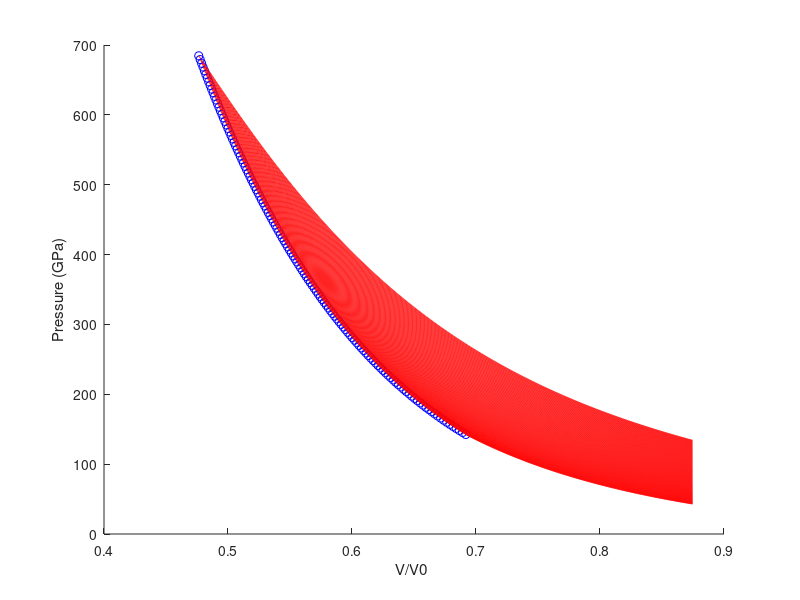
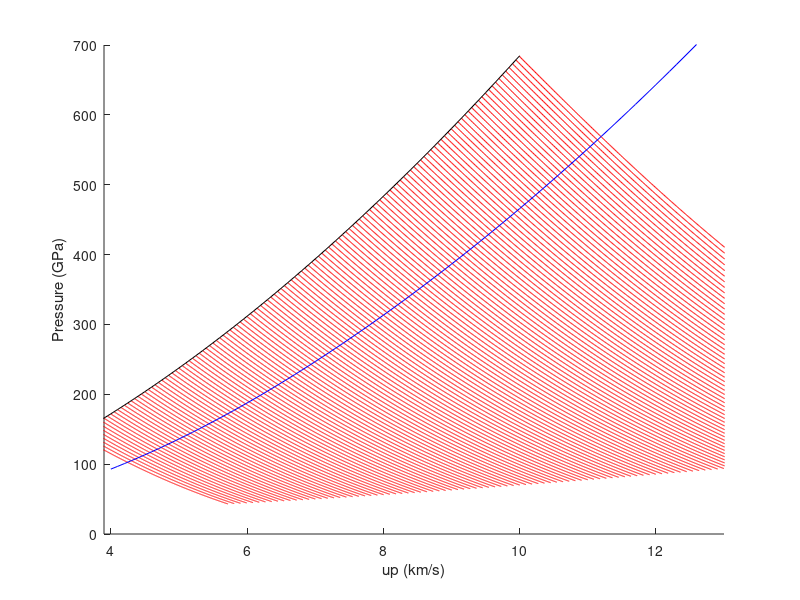
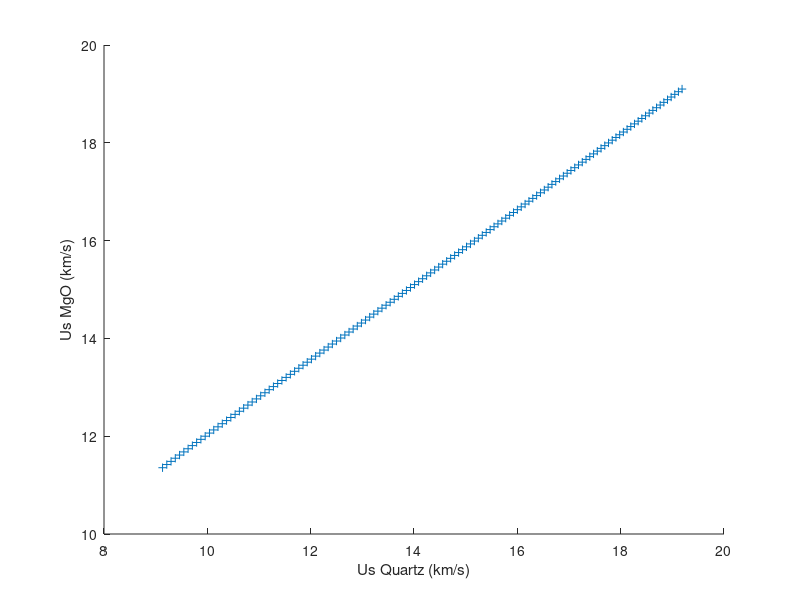

Here is the MATLAB script that generated these plots, in order:
clc;clf;clear;close all;set(0,'DefaultFigureWindowStyle','docked');warning off
% % Quartz Hugoniot Sandia 2013 Exp Fit
% Function Knudson_exp(wq,x) //a+b up-c exp(-d up)
% 	wave wq
% 	Variable x
% 	return wq[0]+wq[1]*x-wq[2]*x*exp(-wq[3]*x)
% end
wq=[6.278,1.193,2.505,0.3701];
initial_density_Quartz=2.648;
particle_velocity_Quartz=4:0.1:25;
shock_velocity_Quartz=wq(1)+wq(2)*particle_velocity_Quartz-wq(3)*particle_velocity_Quartz.*exp(-wq(4)*particle_velocity_Quartz);
pressure_Quartz=initial_density_Quartz.*shock_velocity_Quartz.*particle_velocity_Quartz;

% % MgO Hugoniot Exp Fit
% Function
% 	wave wm
% 	Variable x
% 	return wm[0]+wm[1]*x+wq[2]*x^2
% end

%% define the states on the Hugoniot where the release path emanate from
wm=[6.6161,1.4111,-0.016277];
initial_density_MgO=3.584;
particle_velocity_MgO=3.5:0.05:10;
shock_velocity_MgO=wm(1)+wm(2)*particle_velocity_MgO+wm(3)*particle_velocity_MgO.^2;
pressure_MgO=initial_density_MgO.*shock_velocity_MgO.*particle_velocity_MgO;
initial_volume_MgO=1/initial_density_MgO;
volume_MgO=initial_volume_MgO .*(shock_velocity_MgO-particle_velocity_MgO) ./shock_velocity_MgO;



%% Reference Hugoniot
upH=linspace(1,10,100);
usH=wm(1)+wm(2)*upH+wm(3)*upH.^2;
vH=initial_volume_MgO.*(usH-upH)./usH;
pH=initial_density_MgO.*usH.*upH;
%% release MgO
gamma=[1.1]
for k=1:length(gamma)
    
    for ii=1:length(pressure_MgO)
        P1=pressure_MgO(ii);
        V1=volume_MgO(ii);
        up1=particle_velocity_MgO(ii);
        us1=shock_velocity_MgO(ii);
        rho0_rho=initial_volume_MgO/V1;
        
        %define volume as the variable
        V=linspace(V1,0.244,1000);
        PH=interp1(vH,pH,V,'cubic');  %interpolation to get the reference Hugoniot Pressure at V
        
        %calculate Es-E0
        
        for jj=1:length(V)
            fun=@(x) (x/V1).^gamma(k) *PH(jj) .*(1-gamma(k)/2.*(initial_volume_MgO./x-1));
            inte(jj)=integral(fun,V1,V(jj));
        end
        
        Es_E0=P1*initial_volume_MgO/2 *(rho0_rho-1)/rho0_rho * (V1./V).^gamma(k) ...
            -(V1./V).^gamma(k) .* inte;
        Data.Ps(:,ii)=PH .*(1-gamma(k)/2.*(initial_volume_MgO./V-1)) +gamma(k)./V.*(Es_E0);
        Data.ups(:,ii)=up1;
        Vprime=V';
        Data.ups(2:length(V),ii)=real(up1+cumtrapz(V(2:length(V)),sqrt(-diff(Data.Ps(:,ii))./diff(Vprime))));
        
        upIM=linspace(3,17,1000);
        isenP=interp1(Data.ups(2:length(V),ii),Data.Ps(2:length(V),ii),upIM);
        QuartzP=interp1(particle_velocity_Quartz,pressure_Quartz,upIM,'cubic');
        difP=QuartzP-isenP;
        IM.up(ii)=interp1(difP(isnan(difP)==0),upIM(isnan(difP)==0),0);
        IM.UsQ(ii)=interp1(particle_velocity_Quartz,shock_velocity_Quartz,IM.up(ii),'cubic');
        IM.Pq(ii)=interp1(particle_velocity_Quartz,pressure_Quartz,IM.up(ii),'cubic');
        IM.UsMgO(ii)=us1;
        IM.PMgO(ii)=P1;
        
        figure(1);
        hold on;
        plot(V/initial_volume_MgO,Data.Ps(:,ii),'r');
        plot(volume_MgO(ii)/initial_volume_MgO,pressure_MgO(ii),'bo');
        xlabel("V/V0 ");
        ylabel("Pressure (GPa)");
        
        figure(2);
        hold all;
        plot(Data.ups(:,ii),Data.Ps(:,ii),'red');
        xlabel("up (km/s)");
        ylabel("Pressure (GPa)");
        
    end
    
    figure(2);
    hold all;
    plot(particle_velocity_MgO,pressure_MgO,'black');
    plot(particle_velocity_Quartz,pressure_Quartz,'b');
    xlim([3.9,13]);
    ylim([0,700]);
    
    figure(3);
    hold all;
    plot(IM.UsQ,IM.UsMgO,'+');
    xlabel("Us Quartz (km/s)");
    ylabel("Us MgO (km/s)");
    
    header=sprintf('P_MgO  \t Us_MgO \t up_MgO \t  Us_Q  \t P_Q\n ');% GPa \t km/s \t km/s \t Percent  \n');
    IM_Out=[IM.PMgO' IM.UsMgO' IM.up' IM.UsQ' IM.Pq'];
    
%     dlmwrite(['/Users/zixuanye/Documents/MATLAB','MgO_Qtz_IM_Out_',k,'.txt'],header,'delimiter','');
%     dlmwrite(['/Users/zixuanye/Documents/MATLAB','MgO_Qtz_IM_Out_',k,'.txt'],IM_Out,'delimiter','\t','precision','%E','-append');
    
end

%%
Us_mgo_xrd=interp1(IM.UsQ,IM.UsMgO,14.7,'linear');
P_mgo_xrd=interp1(shock_velocity_MgO,pressure_MgO,Us_mgo_xrd,'linear');
up_xrd=interp1(shock_velocity_MgO,particle_velocity_MgO,Us_mgo_xrd);